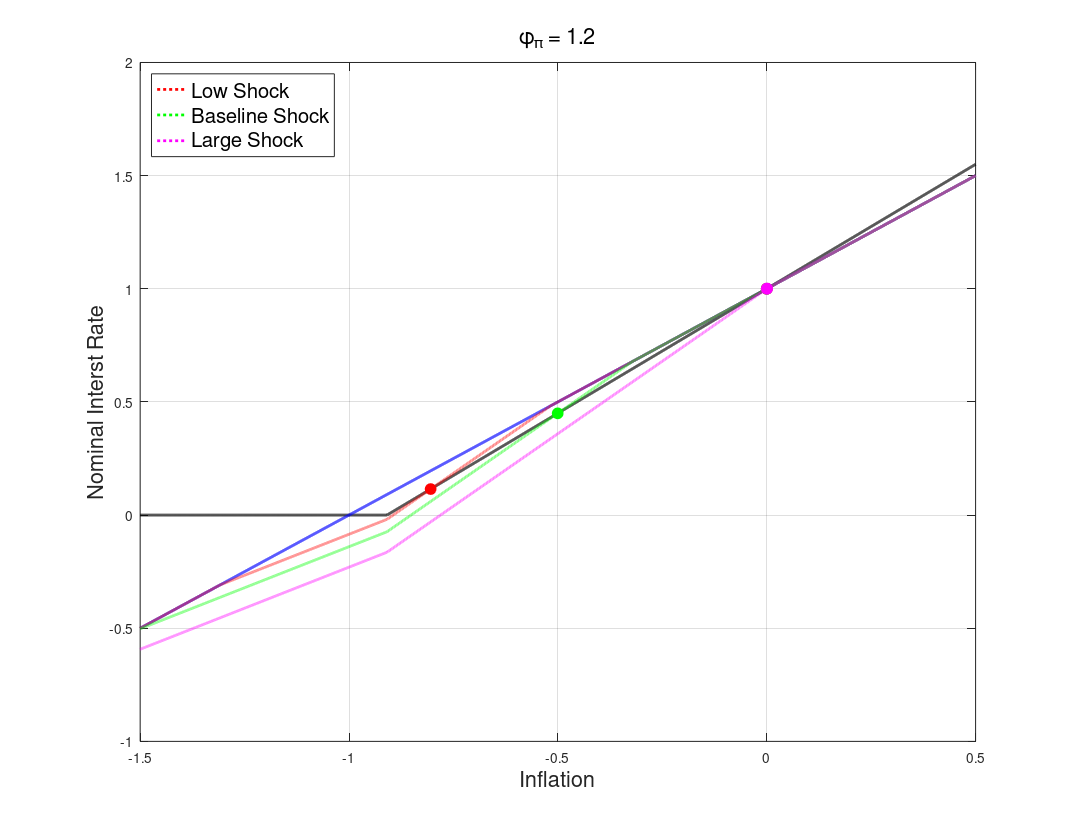

Source code (MATLAB):
%--------------------------------------------------------------------------
% File Name: RAFR_cSHOCK_cPHIpi.m
% Author: Philip Coyle
% Date Created: 01/07/2019
% cd /mq/philipprojects/RA_Work/Taisuke_Nakata/Zero_Lower_Bound/DeflationaryRegime/RSSInflation/Codes/3state_iid_shock
% RAFR_cSHOCK_cPHIpi
%--------------------------------------------------------------------------

clear all
close all
clc

%% Model Calibration
cBET = 1/1.0025;
cSIGMA = 1;
cKAPPA = 0.02;
% cPHIpi_grid = [1.2];% 2 6 10];
cPHIpi_grid = 1.1;
cRstar = 1/400;
cSHOCK_grid = [0.05, 0.075 0.1162];
% cSHOCK_grid = 0.12;
p_m = 0.5; %Probability of being in the middle state 

for k = 1:length(cPHIpi_grid)
    cPHIpi = cPHIpi_grid(k);
    titles = {'\phi_{\pi} = 1.2', '\phi_{\pi} = 2','\phi_{\pi} = 6','\phi_{\pi} = 10'};
    %% Housekeeping
    % Set Grid Intervals
    pi_m_low = -1.5/400;
    pi_m_high = 0.5/400;
    numgrid = 10001;
    pi_m = linspace(pi_m_low,pi_m_high, numgrid)';

    % Allocate Space
    inx_ub = zeros(length(cSHOCK_grid),1);
    pi_ub_zlb = zeros(length(cSHOCK_grid),1);
    inx_lb = zeros(length(cSHOCK_grid),1);
    pi_lb_zlb = zeros(length(cSHOCK_grid),1);
    rafr = zeros(numgrid,length(cSHOCK_grid));


    % Find max inflation that leads to ZLB binding
    bound = -cRstar/cPHIpi;

    inx_m = find(min(abs(pi_m - bound)) == abs(pi_m - bound));
    % Find pi_m point where middle state interst rate binds
    pi_m_zlb = pi_m(inx_m);

    % Taylor Rule
    tr = max(0,cRstar + cPHIpi*pi_m);

    % 'Riskless' Fisher Relation
    fr = pi_m + cRstar;

    for j = 1:length(cSHOCK_grid)
        cSHOCK = cSHOCK_grid(j);
        %% Policy Functions from below (Assume middle state interst rate binds)
        % Low  High state inflation & expected inflation (as functions of middle state inflation)
        pi_l_b = pi_m - cKAPPA*cSIGMA*cSHOCK;
        pi_h_b = (pi_m - cKAPPA*cSIGMA*(cRstar - cSHOCK))/(1+cKAPPA*cSIGMA*cPHIpi);
        exp_pi_b = (1-p_m)/2*pi_l_b + p_m*pi_m + (1-p_m)/2*pi_h_b;

        % Low Middle and High state output & expected output (as functions of middle state inflation)
        y_m_b = (pi_m - cBET*exp_pi_b)/cKAPPA;
        y_l_b = y_m_b - cSIGMA*cSHOCK;
        y_h_b = y_m_b - cSIGMA*(cRstar + cPHIpi*pi_h_b - cSHOCK);
        exp_y_b = (1-p_m)/2*y_l_b + p_m*y_m_b + (1-p_m)/2*y_h_b;

        % Find pi_m point where high state interst rate binds
        inx_lb(j) = find(min(abs(pi_h_b - bound)) == abs(pi_h_b - bound));
        pi_lb_zlb(j) = pi_m(inx_lb(j));

        %% Policy Functions from above (Assume middle state interst rate does not bind)
        % Low  High state inflation & expected inflation (as functions of middle state inflation)
        pi_l_a = pi_m*(1+cKAPPA*cSIGMA*cPHIpi) + cKAPPA*cSIGMA*(cRstar - cSHOCK);
        pi_h_a = pi_m + (cKAPPA*cSIGMA*cSHOCK)/(1+cKAPPA*cSIGMA*cPHIpi);
        exp_pi_a = (1-p_m)/2*pi_l_a + p_m*pi_m + (1-p_m)/2*pi_h_a;

        % Low Middle and High state output & expected output (as functions of middle state inflation)
        y_m_a = (pi_m - cBET*exp_pi_a)/cKAPPA;
        y_l_a = y_m_a + cSIGMA*(cPHIpi*pi_m + cRstar - cSHOCK);
        y_h_a = y_m_a + cSIGMA*(cPHIpi*(pi_m - pi_h_a) + cSHOCK);
        exp_y_a = (1-p_m)/2*y_l_a + p_m*y_m_a + (1-p_m)/2*y_h_a;

        % Find pi_m point where low state interst rate binds
        inx_ub(j) = find(min(abs(pi_l_a - bound)) == abs(pi_l_a - bound));
        pi_ub_zlb(j) = pi_m(inx_ub(j));

        %% Define Risk Adjusted Fisher Relationship   
        for i = 1:numgrid
            if pi_m(i) < pi_lb_zlb(j) || pi_m(i) > pi_ub_zlb(j)
                rafr(i,j) = pi_m(i) + cRstar;
            elseif pi_m(i) <= pi_m_zlb
                rafr(i,j) = cRstar + pi_m(i) + (exp_pi_b(i) - pi_m(i)) + 1/cSIGMA*(exp_y_b(i) - y_m_b(i));
            elseif pi_m(i) <= pi_ub_zlb(j)
                rafr(i,j) = cRstar + pi_m(i) + (exp_pi_a(i) - pi_m(i)) + 1/cSIGMA*(exp_y_a(i) - y_m_a(i));
            end
        end
    end

    %% Plotting
    colors = {'r','g','m'};

    fig(k) = figure(k);
    grid on
    box on
    hold on
    plot(400*pi_m, 400*tr,'Color','k','LineWidth',2);
    plot(400*pi_m, 400*fr,'Color','b','LineWidth',2);
    for j = 1:length(cSHOCK_grid)
        [~,inx] = sort(abs(tr - rafr(:,j)));
        RSS = inx(1:2);    
        h(j) = plot(400*pi_m, 400*rafr(:,j),'Color',colors{j},'LineStyle',':','LineWidth',2);
        p1 = plot(400*pi_m(RSS(1)),400*rafr(RSS(1),j));
        p2 = plot(400*pi_m(RSS(2)),400*rafr(RSS(2),j));
        set([p1 p2],'Marker','o','MarkerEdgeColor',colors{j},'MarkerFaceColor',colors{j},'MarkerSize',8)
    end

    xlabel('Inflation','FontSize',16)
    ylabel('Nominal Interst Rate','FontSize',16)
    title(titles{k},'FontSize',16,'FontWeight','Normal')
    L = legend([h(1) h(2) h(3)],'Low Shock','Baseline Shock','Large Shock');
    set(L,'Location','NorthWest','Fontsize',15)

    set(fig(k),'PaperOrientation','Landscape');
    set(fig(k),'PaperPosition',[0 0 11 8.5]);
    % print(fig(k),'-depsc','RAFR_varycSHOCK_varycPHIpi.eps');
end

